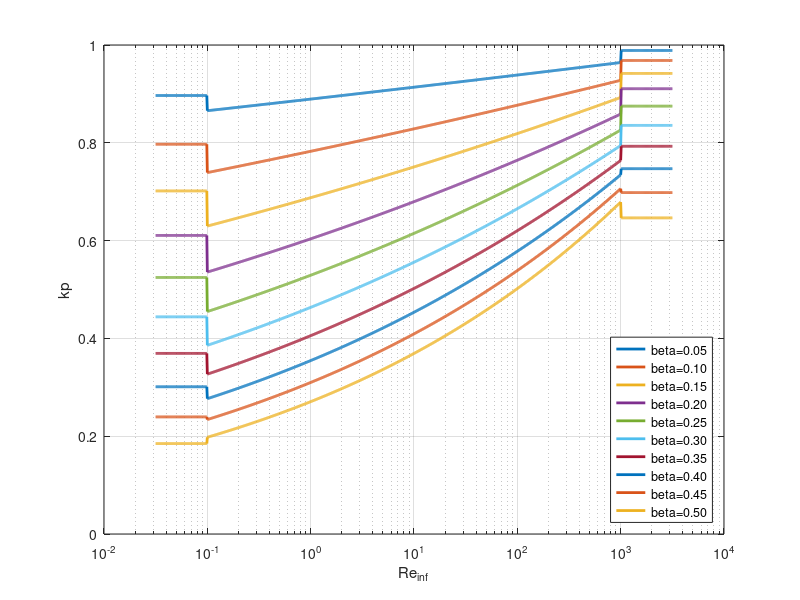

The MATLAB script that drew this image:
clear all

function kp = KP(beta, Reinf)
    if(Reinf < 0.1)
        kp = ((1.-beta)/(1.-0.475*beta))^4;
    elseif(Reinf>1e3)
        kp = 1.-beta^(3./2);
    else
        A = 8.91*exp(2.79*beta);
        B = 1.17e-3 - 0.281*beta;
        kp = 10./(1+A*(Reinf^B));
    end
end

for i = 1:10
    b(i) = i/20;
    for j = 1:1001
        rei(j) = 10^(-1.5+(j-1)/200);
        k(i,j) = KP(b(i), rei(j));
    end
    leg{i} = num2str(b(i),'beta=%-5.2f');
end
semilogx(rei,k,'linewidth',2);
legend(leg,'location','southeast');
xlabel('Re_{inf}');
ylabel('kp'); grid;
